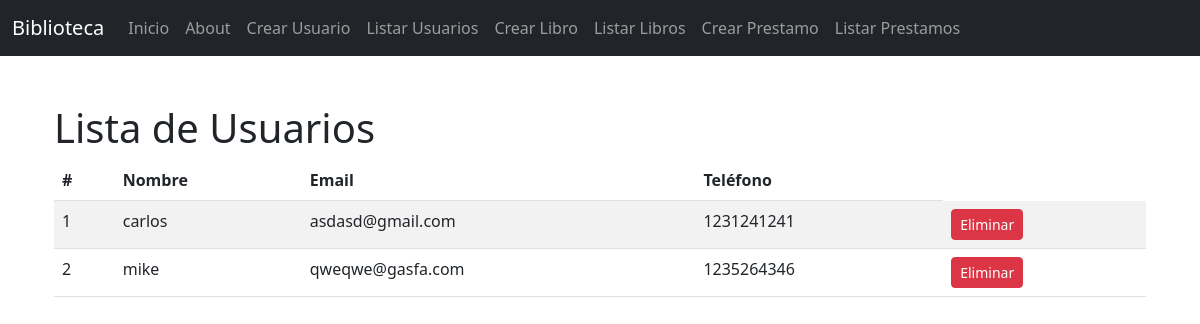
/listar-usuarios/, run on the app's committed database.
### biblioteca/models.py (models this page shows, shortened)
class Usuario(models.Model):
    nombre = models.CharField(max_length=100)
    email = models.EmailField(unique=True)
    telefono = models.CharField(max_length=15, blank=True, null=True)
    fecha_registro = models.DateTimeField(auto_now_add=True)

### biblioteca/views.py (the view)
# urls.py: path('listar-usuarios/', views.listar_usuarios, name='listar_usuarios'),
def listar_usuarios(request):
    usuarios = Usuario.objects.all()
    return render(request, "biblioteca/listar_usuarios.html", {"usuarios": usuarios})

### biblioteca/templates/biblioteca/listar_usuarios.html
{% extends "biblioteca/base.html" %}
{% block contenido %}
<div class="container">
    <h1>Lista de Usuarios</h1>
    <table class="table table-striped">
        <thead>
            <tr>
                <th>#</th>
                <th>Nombre</th>
                <th>Email</th>
                <th>Teléfono</th>
            </tr>
        </thead>
        <tbody>
            {% for usuario in usuarios %}
            <tr>
                <td>{{ forloop.counter }}</td>
                <td>{{ usuario.nombre }}</td>
                <td>{{ usuario.email }}</td>
                <td>{{ usuario.telefono }}</td>
                <td>
                    <a href="{% url 'eliminar_usuario' usuario.id %}" class="btn btn-danger btn-sm" onclick="return confirm('¿Estás seguro de que deseas eliminar este usuario?');">Eliminar</a>
                </td>
            </tr>
            {% empty %}
            <tr>
                <td colspan="5" class="text-center">No hay usuarios registrados.</td>
            </tr>
            {% endfor %}
        </tbody>
    </table>
</div>
{% endblock %}

### data on the page
Usuario: nombre "carlos", email "asdasd@gmail.com", telefono "1231241241"
Usuario: nombre "mike", email "qweqwe@gasfa.com", telefono "1235264346"
